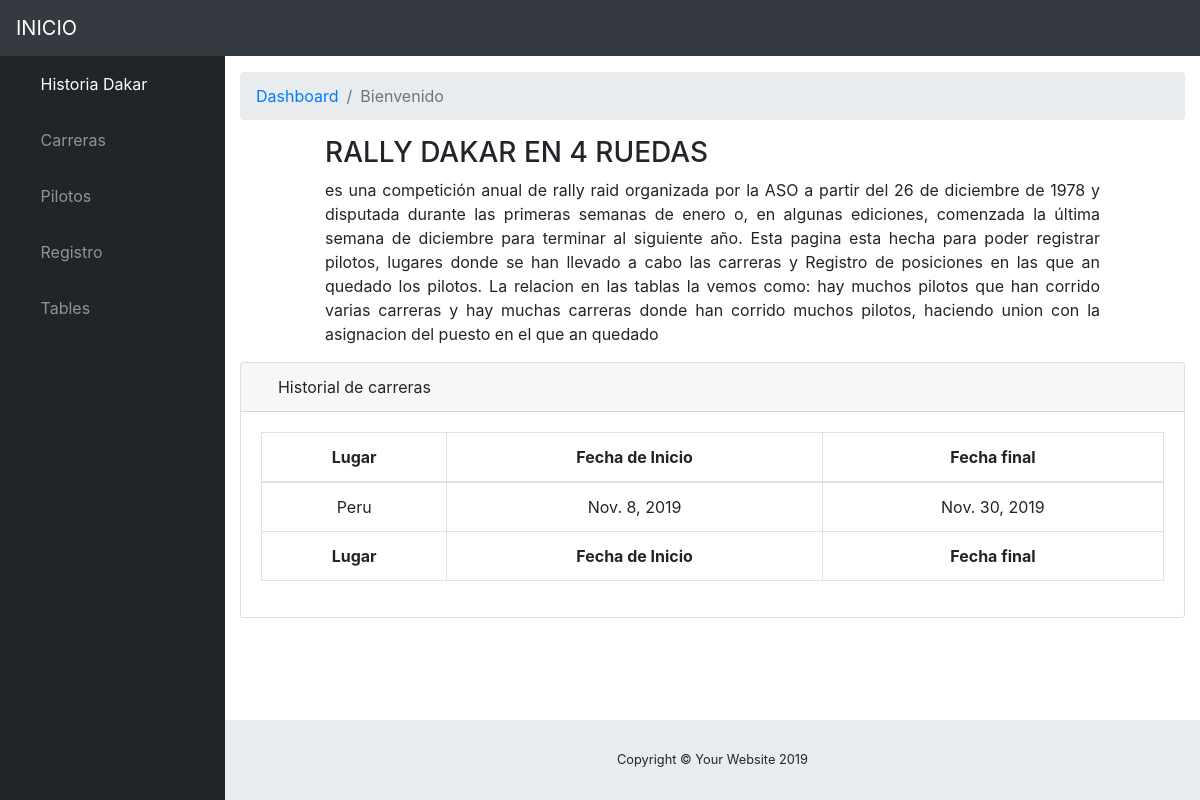
The app's page /carrera/, older data.
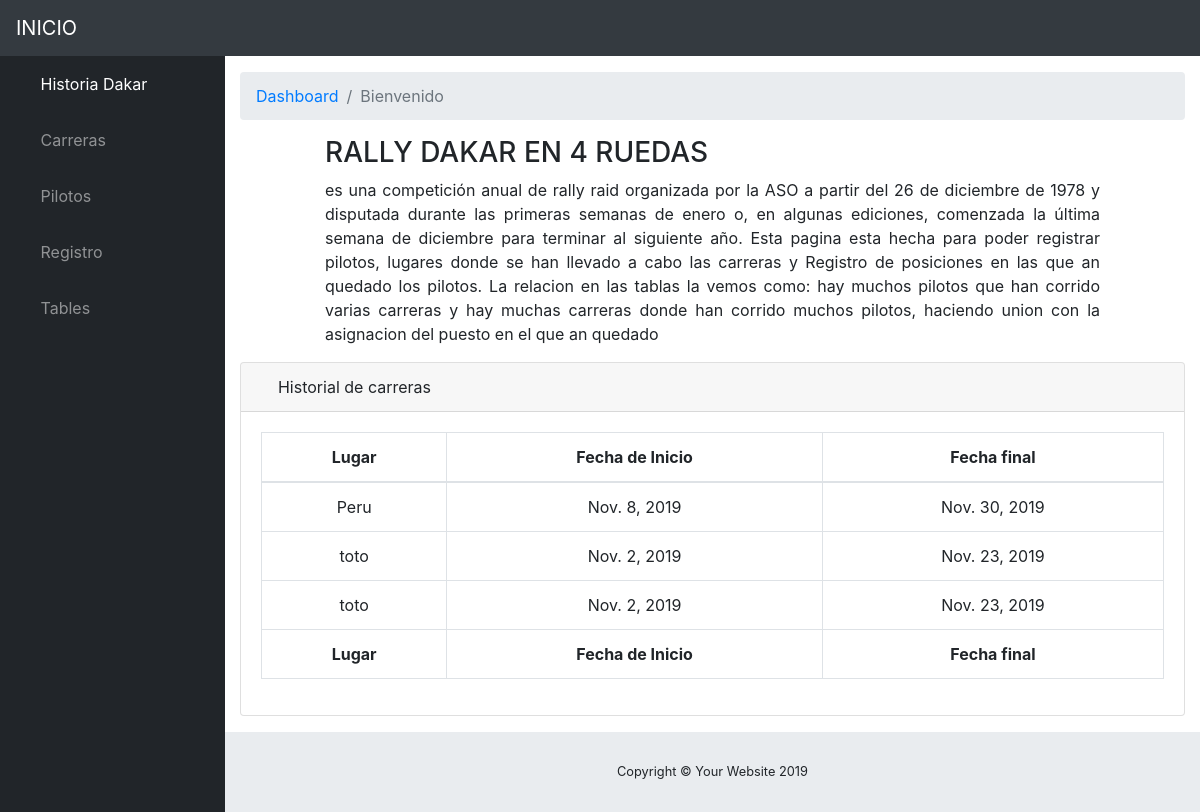
The same page, newer data.
### auto/models.py (models this page shows, shortened)
class Carrera(models.Model):
    lugar = models.CharField(max_length = 90)
    fechainicio = models.DateField()
    fechafinal = models.DateField()

### auto/views.py (the view)
# urls.py: url(r'^carrera/', views.ListaCarrera, name='ListaCarrera'),
def ListaCarrera(request):
    carrera = Carrera.objects.all
    return render(request,'carrera/listaCarrera.html',{'carrera':carrera})

### auto/templates/carrera/listaCarrera.html
{% extends 'index.html' %}
{% block content %}
<div class="card mb-3">
  <div class="card-header">
    <i class="fas fa-table"></i>
    Historial de carreras</div>
  <div class="card-body">
    <div class="table-responsive" style="text-align: center;">
      <table class="table table-bordered" id="dataTable" width="100%" cellspacing="0">
        <thead>
          <tr>
            <th>Lugar</th>
            <th>Fecha de Inicio</th>
            <th>Fecha final</th>
          </tr>
        </thead>
        <tfoot>
          <tr>
            <th>Lugar</th>
            <th>Fecha de Inicio</th>
            <th>Fecha final</th>
          </tr>
        </tfoot>
        <tbody>
          {% for a in carrera %}
          <tr>
            <td>{{a.lugar}}</td>
            <td>{{a.fechainicio}}</td>
            <td>{{a.fechafinal}}</td>
          </tr>
          {% endfor %}
        </tbody>
      </table>
    </div>
  </div>
</div>
</div>
{% endblock %}

Row changes from the older to the newer data that the page shows:
added Carrera: lugar "toto", fechainicio "Nov. 2, 2019", fechafinal "Nov. 23, 2019"
added Carrera: lugar "toto", fechainicio "Nov. 2, 2019", fechafinal "Nov. 23, 2019"
